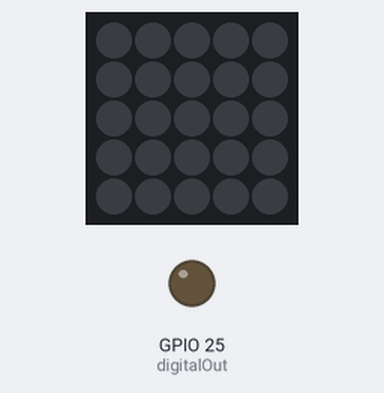
Bench run of a sketch on a simulated ESP32. Shown: 5×5 RGB LED matrix (first LED top left, wired row by row), output pins drawn as LEDs (lit = HIGH).

Above: at 2.5 s.
At 7.5 s:
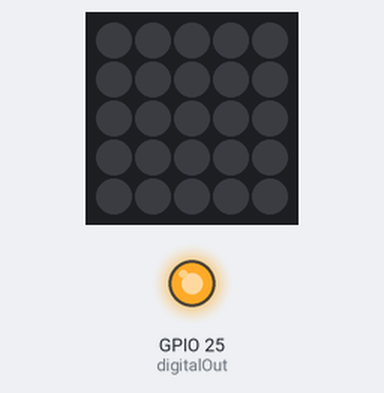
Timing chart, 0 to 13.0 s (numbered marks = the images above):
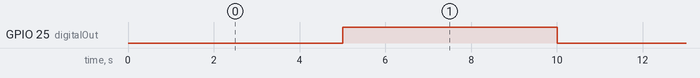

The sketch:

atom.ino
```cpp
//M5atomの画面を押したら，マイクロブロアを起動し，においを照射するプログラム

#include "M5Atom.h"

int digitalOut = 25;
int state = LOW;

void setup(){
    M5.begin(true, false, true); //初期化っぽい?
    pinMode(digitalOut, OUTPUT);
    delay(10);
}

void loop(){
    digitalWrite(digitalOut, state);
    delay(5000);
    state = HIGH;
    digitalWrite(digitalOut, state);
    state = LOW;
    // if(M5.Btn.wasPressed()){
    //     state = HIGH;
    //     digitalWrite(digitalOut, state);
    // }
    delay(5000);
}
```

Measured:
- by itself, GPIO 25 (digitalOut): alternates HIGH for 5.0 s and LOW for 5.0 s
